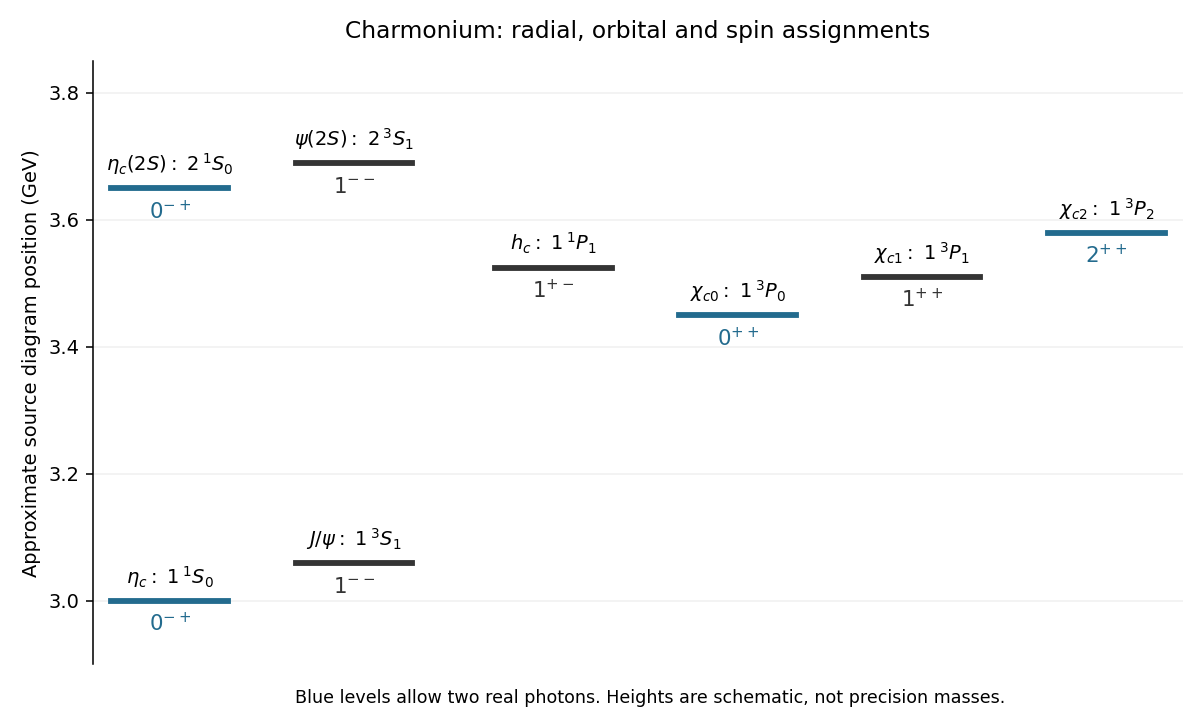

Source code (Python):
"""Schematic source levels. Python 3.14, matplotlib 3.10.
Writes only 2015-charmonium-levels.png in the current directory.
"""
from pathlib import Path
import matplotlib
matplotlib.use('Agg')
import matplotlib.pyplot as plt
fig,ax=plt.subplots(figsize=(8.6,5.1),facecolor='white')
levels=[(.45,3.00,r'$\eta_c:\ 1\,{}^1S_0$',r'$0^{-+}$'),(1.65,3.06,r'$J/\psi:\ 1\,{}^3S_1$',r'$1^{--}$'),(.45,3.65,r'$\eta_c(2S):\ 2\,{}^1S_0$',r'$0^{-+}$'),(1.65,3.69,r'$\psi(2S):\ 2\,{}^3S_1$',r'$1^{--}$'),(2.95,3.525,r'$h_c:\ 1\,{}^1P_1$',r'$1^{+-}$'),(4.15,3.45,r'$\chi_{c0}:\ 1\,{}^3P_0$',r'$0^{++}$'),(5.35,3.51,r'$\chi_{c1}:\ 1\,{}^3P_1$',r'$1^{++}$'),(6.55,3.58,r'$\chi_{c2}:\ 1\,{}^3P_2$',r'$2^{++}$')]
for x,y,label,jpc in levels:
    color='#236b8e' if jpc in (r'$0^{-+}$',r'$0^{++}$',r'$2^{++}$') else '#343434'
    ax.plot([x-.38,x+.38],[y,y],lw=3,color=color);ax.text(x,y+.027,label,ha='center',fontsize=10);ax.text(x,y-.048,jpc,ha='center',fontsize=11,color=color)
ax.set(xlim=(-.05,7.05),ylim=(2.9,3.85),ylabel='Approximate source diagram position (GeV)');ax.set_xticks([]);ax.spines[['top','right','bottom']].set_visible(False)
ax.set_yticks([3,3.2,3.4,3.6,3.8]);ax.grid(axis='y',alpha=.18);ax.set_title('Charmonium: radial, orbital and spin assignments',pad=12)
fig.text(.54,.015,'Blue levels allow two real photons. Heights are schematic, not precision masses.',ha='center',fontsize=9)
fig.tight_layout(rect=(0,.04,1,1));fig.savefig(Path('2015-charmonium-levels.png'),dpi=140,facecolor='white')
